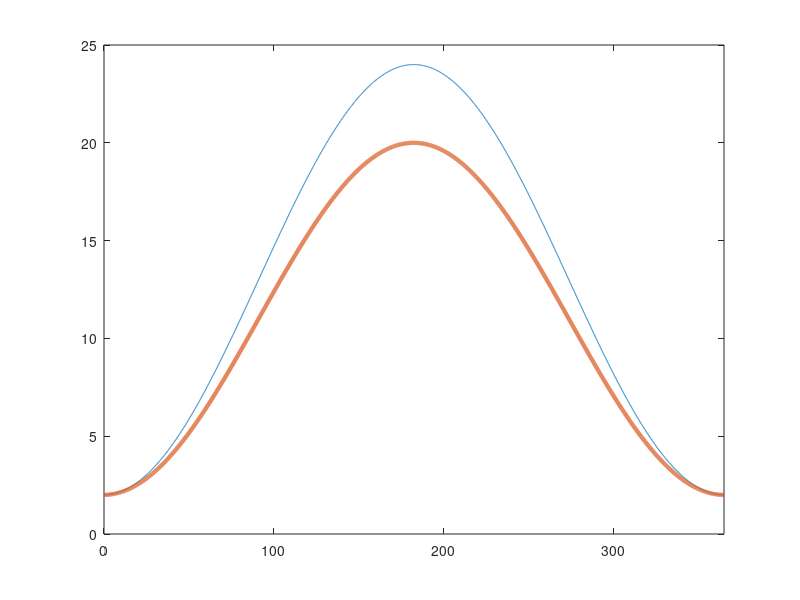

The MATLAB script that drew this image: (Note: this script raises an error after producing the figure.)
x=[0:0.1: 365];

% plot settings
legend_sz = 26;
title_sz = 32;
axis_sz = 32;
axis_tick_sz = 18;
line_wdth = 3;
this_file = mfilename;
%save_folder = 'Z:\Matlab\graphics\';
save_folder = pwd;

%seasonlity of eta - egg laying rate of wild mosquitoes
y1=11*sin(0.0172*x-91*0.0172)+13;


%seasonlity of q1 and q2 - egg laying rate of Wolbachia mosquitoes
y2=9*sin(0.0172*x-91*0.0172)+11;
figure()

plot(x,y1,x,y2,'LineWidth',line_wdth);
xlim([0 365])
ax = gca;
ax.YAxis.FontSize = axis_tick_sz;
ax.XAxis.FontSize = axis_tick_sz;
legend('$\eta(t)$','$q_1(t),q_2(t)$')
set(legend,'FontSize',legend_sz,'interpreter','latex')
title('Birth Rates', 'interpreter', 'latex','FontSize', title_sz);
%ylabel({'Rate','of mosquitoes'},'interpreter', 'latex','FontSize',
%axis_sz) % multiline example
ylabel('Rate','interpreter', 'latex','FontSize',axis_sz);
xlabel('Time (days)','interpreter', 'latex','FontSize', axis_sz);
set(gcf,'color','w');
export_fig(strcat(save_folder,'\',this_file, 'seasonality_birth.png'), '-m0.83')
cleanfigure()
matlab2tikz(strcat(save_folder,'\',this_file, 'seasonality_birth.tex')); 

%seasonlity of muvi - death rate of Wolbachia mosquitoes
y4=0.055*sin(0.0172*x-91*1.0172)+0.068;

figure()
%seasonlity of muv - death rate of wild mosquitoes
y3=0.035*sin(0.0172*x-91*1.0172)+0.061;
plot(x,y3,x,y4,'LineWidth',line_wdth);
xlim([0 365])
ax = gca;
ax.YAxis.FontSize = axis_tick_sz;
ax.XAxis.FontSize = axis_tick_sz;
legend('$\mu_v(t)$','$\mu_{vi}(t)$')
set(legend,'FontSize',legend_sz,'interpreter','latex')
xlabel('Time (days)','interpreter', 'latex','FontSize', axis_sz);
ylabel('Rate', 'interpreter', 'latex', 'FontSize', axis_sz);
title('Death Rates', 'interpreter', 'latex','FontSize', title_sz);
set(gcf,'color','w');
export_fig(strcat(save_folder,'\',this_file, 'seasonality_death.png'), '-m0.83')
cleanfigure()
matlab2tikz(strcat(save_folder,'\',this_file, 'seasonality_death.tex')); 


figure()
%seasonlity of gammawf and wi - transition rates of mosquitoes
y5=0.1*sin(2*pi/365*(x-91))+0.12;
y6=0.1*sin(2*pi/365*(x-91))+0.12;
plot(x,y5,'LineWidth',line_wdth);
xlim([0 365])
ax = gca;
ax.YAxis.FontSize = axis_tick_sz;
ax.XAxis.FontSize = axis_tick_sz;
legend('$\gamma_{wf}(t),\gamma_{wi}(t)$')
set(legend,'FontSize',legend_sz,'interpreter','latex')
xlabel('Time (days)','interpreter', 'latex','FontSize', axis_sz);
ylabel('Rate','interpreter', 'latex','FontSize', axis_sz);
title('Transition Rates', 'interpreter', 'latex','FontSize', title_sz);
set(gcf,'color','w');
export_fig(strcat(save_folder, '\', this_file, 'seasonality_trans.png'), '-m0.83')
cleanfigure()
matlab2tikz(strcat(save_folder,'\',this_file, 'seasonality_trans.tex')); 